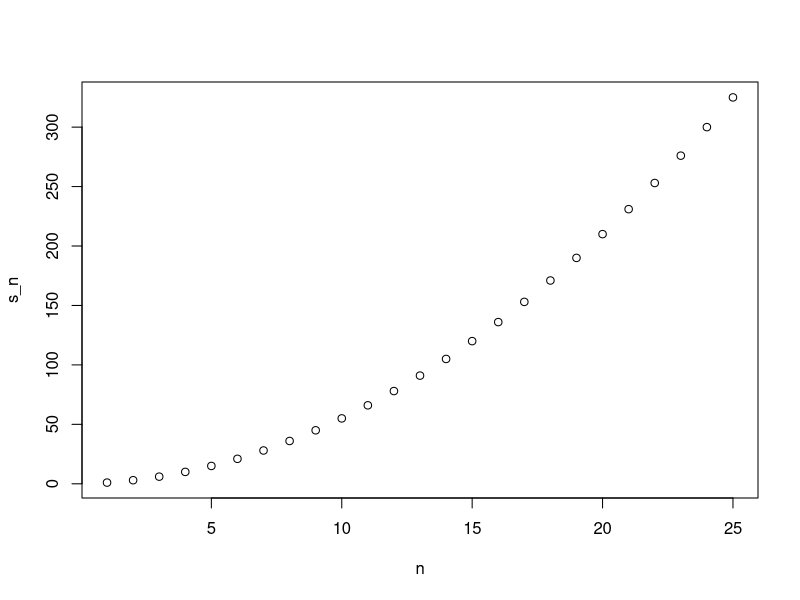
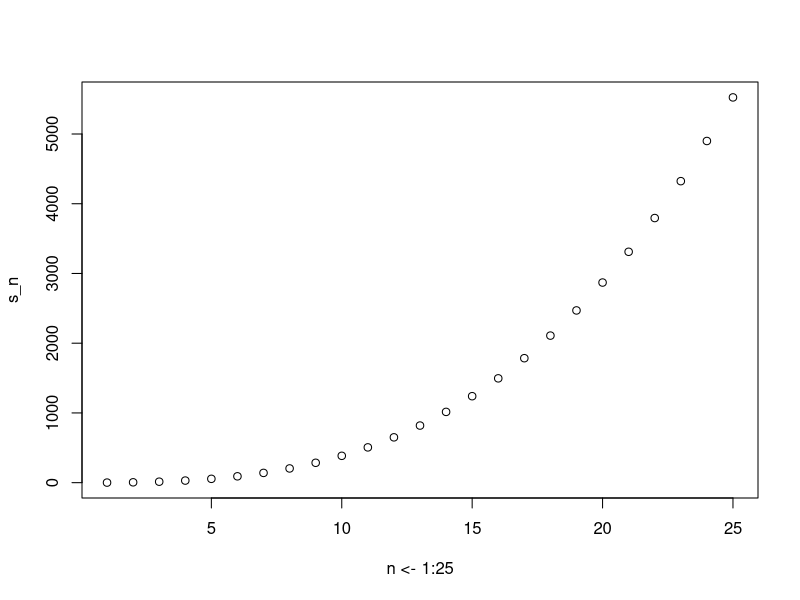

Here is the R script that generated these plots, in order:
## ---- chunk 1
a <- 0

if(a!=0){
  print(1/a)
} else{
  print("No reciprocal for 0.")
}
## ---- chunk 2
library(dslabs)
data(murders)
murder_rate <- murders$total / murders$population*100000
## ---- chunk 3
ind <- which.min(murder_rate)

if(murder_rate[ind] < 0.5){
  print(murders$state[ind]) 
} else{
  print("No state has murder rate that low")
}
## ---- chunk 4
if(murder_rate[ind] < 0.25){
  print(murders$state[ind]) 
} else{
  print("No state has a murder rate that low.")
}
#> [1] "No state has a murder rate that low."
## ---- chunk 5
a <- 0
ifelse(a > 0, 1/a, NA)
## ---- chunk 6
a <- c(0, 1, 2, -4, 5)
result <- ifelse(a > 0, 1/a, NA)
## ---- chunk 7
data(na_example)
no_nas <- ifelse(is.na(na_example), 0, na_example) 
sum(is.na(no_nas))
## ---- chunk 8
z <- c(TRUE, TRUE, FALSE)
any(z)
all(z)
## ---- chunk 9
avg <- function(x){
  s <- sum(x)
  n <- length(x)
  s/n
}
## ---- chunk 10
x <- 1:100
identical(mean(x), avg(x))
## ---- chunk 11
s <- 3
avg(1:10)
s
## ---- chunk 12
#my_function <- function(VARIABLE_NAME){
#  perform operations on VARIABLE_NAME and calculate VALUE
#  VALUE
#}
## ---- chunk 13
avg <- function(x, arithmetic = TRUE){
  n <- length(x)
  ifelse(arithmetic, sum(x)/n, prod(x)^(1/n))
}
## ---- chunk 14
#The following objects are masked from ‘package:stats’:

#    filter, lag

# The following objects are masked from ‘package:base’:

   # intersect, setdiff, setequal, union
## ---- chunk 15
search()
## ---- chunk 16
stats::filter
## ---- chunk 17
dplyr::filter
## ---- chunk 18
compute_s_n <- function(n){
  x <- 1:n
  sum(x)
}
## ---- chunk 19
for(i in 1:5){
  print(i)
}
## ---- chunk 20
m <- 25
s_n <- vector(length = m) # create an empty vector
for(n in 1:m){
  s_n[n] <- compute_s_n(n)
}
## ---- chunk 21
n <- 1:m
plot(n, s_n)
## ---- chunk 22
x <- 1:10
sqrt(x)
y <- 1:10
x*y
## ---- chunk 23
n <- 1:25
compute_s_n(n)
## ---- chunk 24
x <- 1:10
sapply(x, sqrt)
## ---- chunk 25
n <- 1:25
s_n <- sapply(n, compute_s_n)
## ---- chunk 26
x <- c(1,2,-3,4)

if(all(x>0)){
  print("All Postives")
} else{
  print("Not all positives")
}
## Not all posirives
## ---- chunk 27
# answer d. all(!x)
## ---- chunk 28
new_names<- murders$abb[which(nchar(murders$state)>8)]
new_names
## ---- chunk 29
sum_n <- function(n){
  n*(n+1)/2
}
## ---- chunk 30
altman_plot<-function(x, y){
  plot(x+y, x-y)
}
## ---- chunk 31
x <- 3
my_func <- function(y){
  x <- 5
  y+5
}
x
## 3
## ---- chunk 32

compute_s_n <- function(n){
  x <- 1:n
  sum(x^2)
}
n<-10
compute_s_n(n)
## ---- chunk 33
s_n<-vector("numeric", 25)
for(i in 1:25){
  s_n[i]<-compute_s_n(i)
}
s_n
## ---- chunk 34
x<-1:25
sapply(x,compute_s_n)
## ---- chunk 35
library("purrr")
map_dbl(x,compute_s_n)
## ---- chunk 36
plot(n<-1:25, s_n)
## ---- chunk 37
n <-1:25
identical(s_n,(n*(n+1)*(2*n+1)/6))
